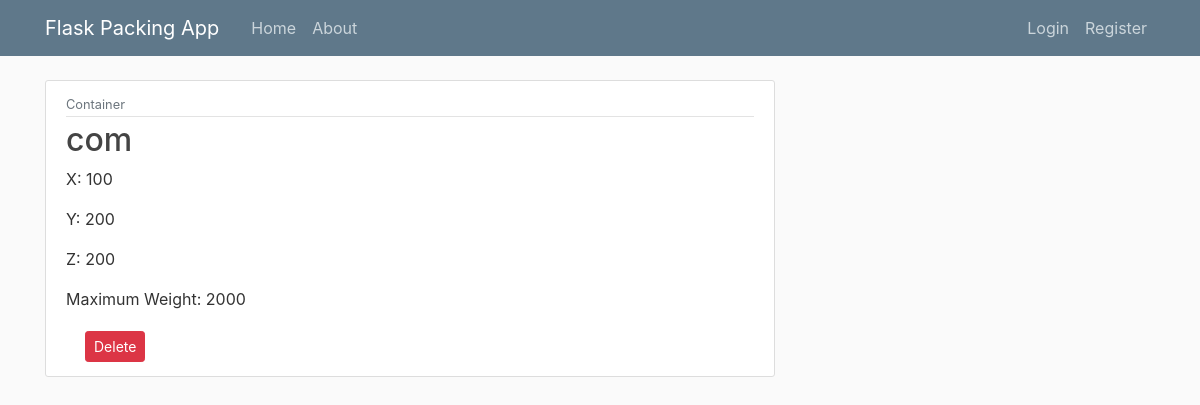
The app's page /packing1/2/container/2/ with its own data.
### flasksite/models.py (models this page shows, shortened)
class Container(db.Model):
    id = db.Column(db.Integer, primary_key=True)
    name = db.Column(db.String(100), nullable=False)
    x = db.Column(db.Integer, nullable=False)
    y = db.Column(db.Integer, nullable=False)
    z = db.Column(db.Integer, nullable=False)
    max_weight = db.Column(db.Integer, nullable=False)
    packing_id = db.Column(db.Integer, db.ForeignKey('packing.id'), nullable=False)

### flasksite/routes.py (the view)
@app.route('/packing1/<int:packing_id>/container/<int:container_id>/')
def container(container_id, packing_id):
    container = Container.query.get_or_404(container_id)
    packing_id=container.packing_id
    return render_template('container.html', container = container, packing_id=packing_id)

### flasksite/templates/container.html (shortened to what this page needs)
{% extends "layout.html" %}
{% block content %}
    <article class="media content-section">
        <div class="media-body">
            <div class="article-metadata">
                <small class="text-muted">Container</small>
            </div>
            <h2 class="article-title">{{ container.name }}</h2>
            <p class="article-content">X:   {{ container.x }}</p>
            <p class="article-content">Y:   {{ container.y }}</p>
            <p class="article-content">Z:   {{ container.z }}</p>
            <p class="article-content">Maximum Weight:  {{ container.max_weight }}</p>
            <div class="container">
                <button type="button" class="btn btn-danger btn-sm m-1" data-toggle="modal" data-target="#deleteModal">Delete</button>
            </div>
        </div>
    </article>
{% endblock content %}

### flasksite/static/main.css (style rules this page uses)
body { background: #fafafa; color: #333333; margin-top: 5rem; }
h1, h2, h3, h4, h5, h6 { color: #444444; }
.content-section { background: #ffffff; padding: 10px 20px; border: 1px solid #dddddd; border-radius: 3px; margin-bottom: 20px; }
.article-title { color: #444444; }
.article-content { white-space: pre-line; }
.article-metadata { padding-bottom: 1px; margin-bottom: 4px; border-bottom: 1px solid #e3e3e3 }

### records on screen
Container: name "com", x "100", y "200", z "200", max_weight "2000"
